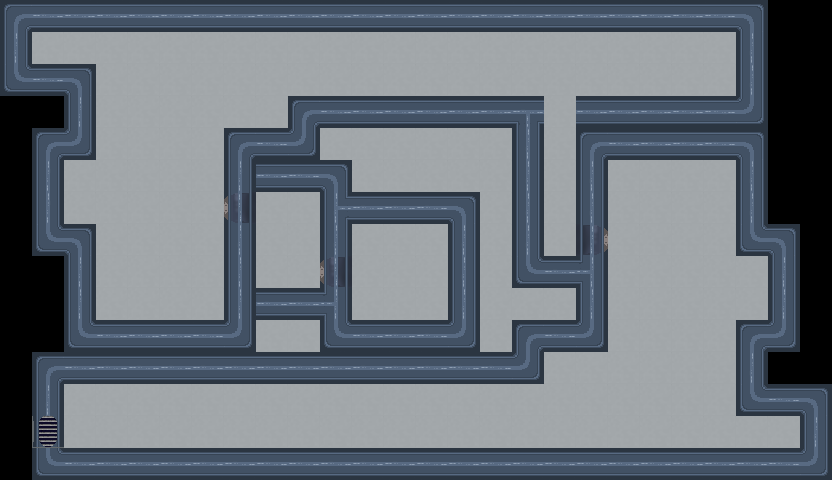

A 2D game scene composited from a Tiled map and its tileset images. What follows is a short description and the map's XML, with each tile layer's data collapsed to a summary:
An orthogonal 26x15 tile map with 32x32 px tiles, 3 tile layers (floor, walls, doors) and 45 objects (26x point, 19x spawn).

<map version="1.5" tiledversion="1.5.0" orientation="orthogonal" renderorder="right-down" width="26" height="15" tilewidth="32" tileheight="32" infinite="0" nextlayerid="35" nextobjectid="93">
 <tileset firstgid="1" source="../tilemaps/flawless.tsx" />
 <layer id="14" name="floor" width="26" height="15">
  <data>[390 cells, 370 non-empty, 2 distinct tile ids]</data>
 </layer>
 <layer id="15" name="walls" width="26" height="15" locked="1">
  <data>[390 cells, 161 non-empty, 8 distinct tile ids]</data>
 </layer>
 <layer id="3" name="doors" width="26" height="15" locked="1">
  <data>[390 cells, 3 non-empty, 2 distinct tile ids]</data>
 </layer>
 <objectgroup id="4" name="playerspawn" locked="1">
  <properties>
   <property name="type" value="player_spawn" />
  </properties>
  <object id="1" name="player_spawn" type="spawn" x="64" y="416" width="32" height="32" />
 </objectgroup>
 <objectgroup color="#ffff00" id="13" name="key1" locked="1">
  <properties>
   <property name="type" value="key" />
  </properties>
  <object id="33" name="key1_spawn" type="spawn" x="640" y="256" width="32" height="32" />
 </objectgroup>
 <objectgroup color="#ffff00" id="18" name="key2" locked="1">
  <properties>
   <property name="type" value="key" />
  </properties>
  <object id="34" name="key2_spawn" type="spawn" x="736" y="256" width="32" height="32" />
 </objectgroup>
 <objectgroup color="#ffff00" id="32" name="key3" locked="1">
  <properties>
   <property name="type" value="key" />
  </properties>
  <object id="90" name="key3_spawn" type="spawn" x="32" y="32" width="32" height="32" />
 </objectgroup>
 <objectgroup color="#ffff00" id="33" name="key4" locked="1">
  <properties>
   <property name="type" value="key" />
  </properties>
  <object id="91" name="key3_spawn" type="spawn" x="64" y="192" width="32" height="32" />
 </objectgroup>
 <objectgroup color="#ffff00" id="34" name="key5" locked="1">
  <properties>
   <property name="type" value="key" />
  </properties>
  <object id="92" name="key5_spawn" type="spawn" x="160" y="192" width="32" height="32" />
 </objectgroup>
 <objectgroup id="12" name="exit" locked="1">
  <properties>
   <property name="type" value="exit" />
  </properties>
  <object id="18" name="level_exit" type="spawn" x="384" y="256" width="32" height="32" />
 </objectgroup>
 <objectgroup color="#ff0000" id="6" name="guard1" locked="1">
  <properties>
   <property name="type" value="guard" />
  </properties>
  <object id="2" name="guard1_spawn" type="spawn" x="544" y="384" width="32" height="32" />
  <object id="3" name="0" type="point" x="224" y="384" width="32" height="32" />
 </objectgroup>
 <objectgroup color="#55007f" id="8" name="guard2" locked="1">
  <properties>
   <property name="type" value="guard" />
  </properties>
  <object id="7" name="guard2_spawn" type="spawn" x="608" y="352" width="32" height="32" />
  <object id="8" name="0" type="point" x="608" y="416" width="32" height="32" />
  <object id="24" name="1" type="point" x="608" y="160" width="32" height="32" />
 </objectgroup>
 <objectgroup color="#00f2ff" id="10" name="guard3" locked="1">
  <properties>
   <property name="type" value="guard" />
  </properties>
  <object id="12" name="guard3_spawn" type="spawn" x="672" y="352" width="32" height="32" />
  <object id="13" name="0" type="point" x="672" y="416" width="32" height="32" />
  <object id="22" name="1" type="point" x="640" y="416" width="32" height="32" />
  <object id="23" name="2" type="point" x="640" y="288" width="32" height="32" />
  <object id="26" name="3" type="point" x="672" y="288" width="32" height="32" />
 </objectgroup>
 <objectgroup color="#0000ff" id="11" name="guard4" locked="1">
  <properties>
   <property name="type" value="guard" />
  </properties>
  <object id="14" name="guard4_spawn" type="spawn" x="608" y="224" width="32" height="32" />
  <object id="15" name="1" type="point" x="608" y="160" width="32" height="32" />
  <object id="25" name="0" type="point" x="608" y="416" width="32" height="32" />
 </objectgroup>
 <objectgroup color="#0000ff" id="16" name="guard5" locked="1">
  <properties>
   <property name="type" value="guard" />
  </properties>
  <object id="27" name="guard5_spawn" type="spawn" x="704" y="224" width="32" height="32" />
  <object id="28" name="1" type="point" x="704" y="160" width="32" height="32" />
  <object id="29" name="0" type="point" x="704" y="416" width="32" height="32" />
 </objectgroup>
 <objectgroup color="#55007f" id="17" name="guard6" locked="1">
  <properties>
   <property name="type" value="guard" />
  </properties>
  <object id="30" name="guard6_spawn" type="spawn" x="704" y="352" width="32" height="32" />
  <object id="31" name="0" type="point" x="704" y="416" width="32" height="32" />
  <object id="32" name="1" type="point" x="704" y="160" width="32" height="32" />
 </objectgroup>
 <objectgroup color="#ff0000" id="29" name="guard7" locked="1">
  <properties>
   <property name="type" value="guard" />
  </properties>
  <object id="88" name="guard7_spawn" type="spawn" x="256" y="64" width="32" height="32" />
  <object id="89" name="0" type="point" x="576" y="64" width="32" height="32" />
 </objectgroup>
 <objectgroup color="#55007f" id="28" name="guard8" locked="1">
  <properties>
   <property name="type" value="guard" />
  </properties>
  <object id="85" name="guard8_spawn" type="spawn" x="192" y="96" width="32" height="32" />
  <object id="86" name="0" type="point" x="192" y="32" width="32" height="32" />
  <object id="87" name="1" type="point" x="192" y="288" width="32" height="32" />
 </objectgroup>
 <objectgroup color="#00f2ff" id="27" name="guard9" locked="1">
  <properties>
   <property name="type" value="guard" />
  </properties>
  <object id="80" name="guard9_spawn" type="spawn" x="128" y="96" width="32" height="32" />
  <object id="81" name="0" type="point" x="128" y="32" width="32" height="32" />
  <object id="82" name="1" type="point" x="160" y="32" width="32" height="32" />
  <object id="83" name="2" type="point" x="160" y="160" width="32" height="32" />
  <object id="84" name="3" type="point" x="128" y="160" width="32" height="32" />
 </objectgroup>
 <objectgroup color="#0000ff" id="26" name="guard10" locked="1">
  <properties>
   <property name="type" value="guard" />
  </properties>
  <object id="77" name="guard10_spawn" type="spawn" x="192" y="224" width="32" height="32" />
  <object id="78" name="1" type="point" x="192" y="288" width="32" height="32" />
  <object id="79" name="0" type="point" x="192" y="32" width="32" height="32" />
 </objectgroup>
 <objectgroup color="#0000ff" id="25" name="guard11" locked="1">
  <properties>
   <property name="type" value="guard" />
  </properties>
  <object id="74" name="guard11_spawn" type="spawn" x="96" y="224" width="32" height="32" />
  <object id="75" name="1" type="point" x="96" y="288" width="32" height="32" />
  <object id="76" name="0" type="point" x="96" y="32" width="32" height="32" />
 </objectgroup>
 <objectgroup color="#55007f" id="24" name="guard12" locked="1">
  <properties>
   <property name="type" value="guard" />
  </properties>
  <object id="71" name="guard12_spawn" type="spawn" x="96" y="96" width="32" height="32" />
  <object id="72" name="0" type="point" x="96" y="32" width="32" height="32" />
  <object id="73" name="1" type="point" x="96" y="288" width="32" height="32" />
 </objectgroup>
</map>
